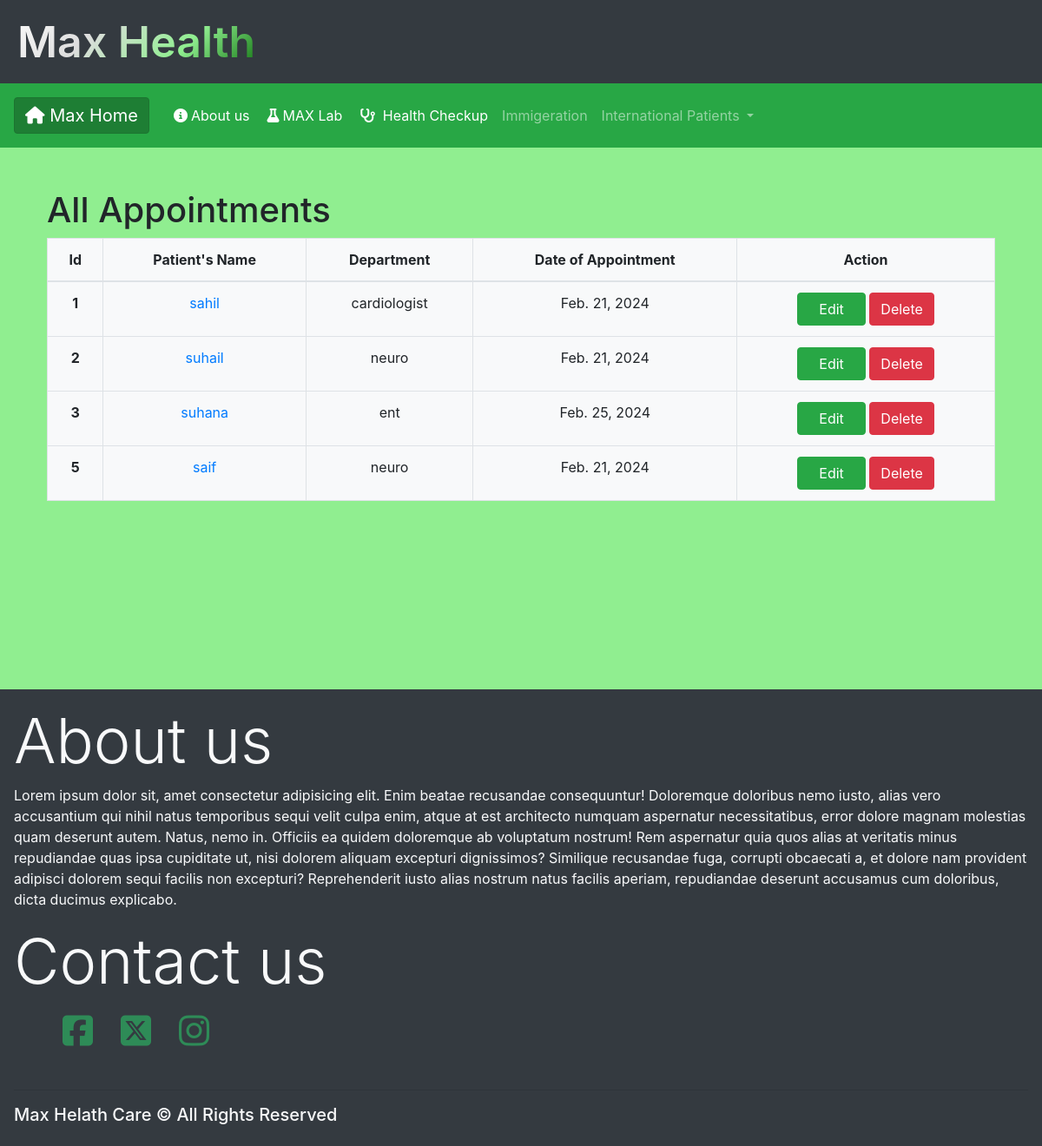
The app's page /all_appointments with its own data.
### app/models.py (models this page shows, shortened)
class Appointment(models.Model):
    patient_name = models.CharField(max_length = 255)
    department = models.CharField(max_length = 255)
    doctor_name = models.CharField(max_length = 255)
    appointmaent_date = models.DateField()
    time_slot = models.TimeField()
    problem = models.TextField(max_length = 255)

### app/views.py (the view)
# urls.py: path('all_appointments', views.all_appointments),
def all_appointments(request):
    myappointment = Appointment.objects.all()
    constext = {
        'myappointment': myappointment
    }
    return render(request, 'all_appointments.html', constext)

### templates/all_appointments.html (shortened to what this page needs)
{% extends "home.html" %}
{% block main %}
<div class="container my-4 p-4">
  <h1>All Appointments </h1>
    <table class="table table-bordered bg-light" style="text-align: center;">
        <thead>
          <tr>
            <th scope="col">Id</th>
            <th scope="col">Patient's Name</th>
            <th scope="col">Department</th>
            <th scope="col">Date of Appointment</th>
            <th scope="col">Action</th>
          </tr>
        </thead>
        <tbody>
            {% for x in myappointment %}
            <tr>
                <th scope="col">{{x.id}}</th>
                <td scope="col"><a href="#">{{x.patient_name}}</a></td>
                <td scope="col">{{x.department}}</td>
                <td scope="col">{{x.appointmaent_date}}</td>
                <td scope="col">
                  <a href="edit/{{x.id}}" class="btn btn-success px-4">Edit</a>
                  <a href="delete/{{x.id}}" class="btn btn-danger">Delete</a>
                </td>
              </tr>
            {% endfor %}
        </tbody>
      </table>
</div>
{% endblock %}

### templates/home.html (shortened to what this page needs)
<!doctype html>
<html lang="en">
<head>
  <link rel="stylesheet" href="https://cdn.jsdelivr.net/npm/bootstrap@4.2.1/dist/css/bootstrap.min.css"
>
</head>
<body style="background-color: lightgreen;">
  {% block navbar %}
  <div class="brand bg-dark navbar navbar-expand-lg">
    <h1 class="brand-name">Max Health</h1>
  </div>
  <nav class="navbar navbar-expand-lg navbar-dark bg-success py-3">
    <a class="navbar-brand btn btn-success active" href="/"><i class="fa-solid fa-house"></i> Max Home</a>
    <div class="collapse navbar-collapse" id="navbarSupportedContent">
      <ul class="navbar-nav mr-auto">
        <li class="nav-item active">
          <a class="nav-link" href="about"> <i class="fa-solid fa-circle-info mx-1"></i>About us <span class="sr-only">(current)</span></a>
        </li>
        <li class="nav-item active">
            <a class="nav-link" href="book_test"> <i class="fa-solid fa-flask mx-1"></i>MAX Lab <span class="sr-only">(current)</span></a>
        </li>
        <li class="nav-item dropdown active">
          <a class="nav-link" href="health_checkup"><i class="fa-solid fa-stethoscope mx-1"></i> Health Checkup</a>
        </li>
        <li class="nav-item disable">
          <a class="nav-link" href="#">Immigeration</a>
        </li>
        <li class="nav-item dropdown disable">
          <a class="nav-link dropdown-toggle" href="#" id="navbarDropdown" role="button" data-toggle="dropdown"
            aria-haspopup="true" aria-expanded="false">
            International Patients
          </a>
        </li>
      </ul>
    </div>
  </nav>
  {% endblock %}
  <div class="main">
    {% block main %}{% endblock %}
  </div>
    <footer class="footer bg-dark p-3">
        <h1 class=" display-3 text-light">About us</h1>
        <p class="text-light">Lorem ipsum dolor sit, amet consectetur adipisicing elit. Enim beatae recusandae consequuntur! Doloremque doloribus nemo iusto, alias vero accusantium qui nihil natus temporibus sequi velit culpa enim, atque at est architecto numquam aspernatur necessitatibus, error dolore magnam molestias quam deserunt autem. Natus, nemo in. Officiis ea quidem doloremque ab voluptatum nostrum! Rem aspernatur quia quos alias at veritatis minus repudiandae quas ipsa cupiditate ut, nisi dolorem aliquam excepturi dignissimos? Similique recusandae fuga, corrupti obcaecati a, et dolore nam provident adipisci dolorem sequi facilis non excepturi? Reprehenderit iusto alias nostrum natus facilis aperiam, repudiandae deserunt accusamus cum doloribus, dicta ducimus explicabo.</p>
        <h1 class="display-3 text-light">Contact us</h1>
        <ul class="link">
          <li class="nav-item"><a href="#" class="nav-link text-decoration-none"><i class="fa-brands fa-square-facebook"></i></a></li>
          <li class="nav-item"><a href="#" class="nav-link text-decoration-none"><i class="fa-brands fa-square-x-twitter"></i></a></li>
          <li class="nav-item"><a href="#" class="nav-link text-decoration-none"><i class="fa-brands fa-instagram"></i></a></li>
        </ul>
        <hr class="my-3">
        <div class="footer-tag text-light">
          <h5>Max Helath Care &copy; All Rights Reserved</h5>
        </div>
    </footer>
</body>
</html>

### templates/home.html (style rules this page uses)
.main { min-height: 600px; height: max-content; }
.brand { height: 12vh; width: 100%; }
.brand h1 { display: inline; margin: 0 4px; line-height: 12vh; }
.brand-name { background: linear-gradient(-45deg,darkgreen ,lightgreen, #ddd, #fff ); background-clip: text; color: transparent; font-weight: 600; font-size: 50px; }
.link { height: 80px; display: flex; margin: 0; justify-content: flex-start; }
.link li { list-style: none; }
.link li a i { font-size: 40px; color: seagreen; }

### records on screen
Appointment: id "1", patient_name "sahil", department "cardiologist", appointmaent_date "Feb. 21, 2024"
Appointment: id "2", patient_name "suhail", department "neuro", appointmaent_date "Feb. 21, 2024"
Appointment: id "3", patient_name "suhana", department "ent", appointmaent_date "Feb. 25, 2024"
Appointment: id "5", patient_name "saif", department "neuro", appointmaent_date "Feb. 21, 2024"
